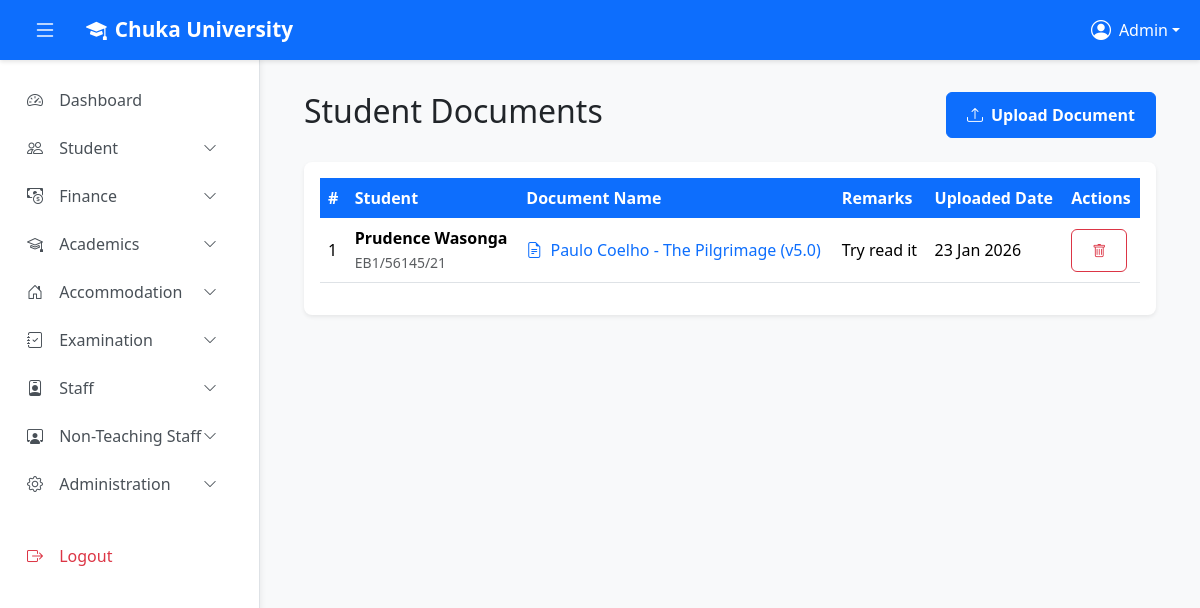
Page /admin/student/documents.php (signed in) on the earlier database version.
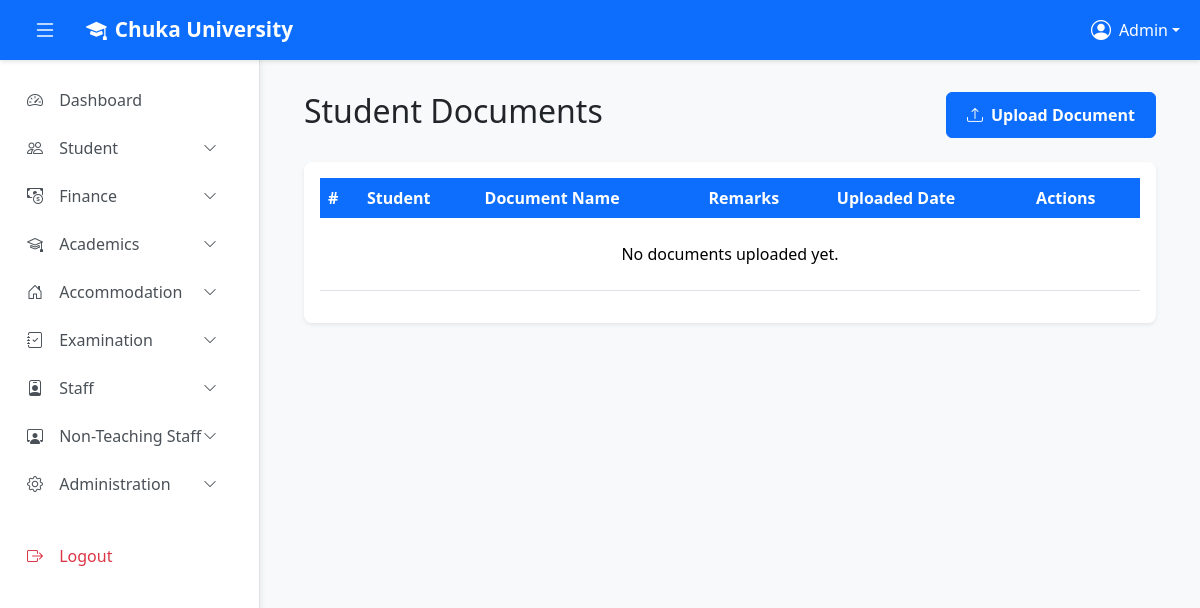
Same page on the later database version.
### tables this page shows
CREATE TABLE `student_documents` (
  `id` int(11) NOT NULL AUTO_INCREMENT,
  `user_id` int(11) NOT NULL,
  `document_name` varchar(255) NOT NULL,
  `file_path` varchar(255) NOT NULL,
  `remarks` text DEFAULT NULL,
  `created_at` timestamp NOT NULL DEFAULT current_timestamp(),
  PRIMARY KEY (`id`),
  CONSTRAINT `student_documents_ibfk_1` FOREIGN KEY (`user_id`) REFERENCES `users` (`id`) ON DELETE CASCADE
);

CREATE TABLE `users` (
  `id` int(11) NOT NULL AUTO_INCREMENT,
  `first_name` varchar(50) NOT NULL DEFAULT '',
  `last_name` varchar(50) NOT NULL DEFAULT '',
  `email` varchar(255) NOT NULL,
  `reg_no` varchar(50) DEFAULT NULL,
  `password` varchar(255) NOT NULL,
  `role` varchar(20) NOT NULL DEFAULT 'user',
  `status` enum('active','inactive') NOT NULL DEFAULT 'active',
  `last_login` timestamp NULL DEFAULT NULL,
  `created_at` timestamp NOT NULL DEFAULT current_timestamp(),
  `fullname` varchar(100) GENERATED ALWAYS AS (concat(`first_name`,' ',`last_name`)) STORED,
  `gender` enum('Male','Female','Other') DEFAULT NULL,
  `dob` date DEFAULT NULL,
  `address` varchar(255) DEFAULT NULL,
  `campus` varchar(50) DEFAULT 'MAIN',
  `programme` varchar(150) DEFAULT NULL,
  `course_id` int(11) DEFAULT NULL,
  `attempted_units` int(11) DEFAULT 0,
  `registered_units` int(11) DEFAULT 0,
  PRIMARY KEY (`id`),
  UNIQUE KEY `email` (`email`),
  UNIQUE KEY `reg_no` (`reg_no`),
  CONSTRAINT `users_ibfk_1` FOREIGN KEY (`course_id`) REFERENCES `courses` (`id`) ON DELETE SET NULL
);

### admin/student/documents.php (the view, shortened to what this page needs)
<?php
include '../../config.php';
$documents = $conn->query("SELECT sd.*, u.first_name, u.last_name, u.reg_no FROM student_documents sd JOIN users u ON sd.user_id = u.id ORDER BY sd.created_at DESC")->fetch_all(MYSQLI_ASSOC);
?>
<!DOCTYPE html>
<html lang="en">
<head>
    <link href="https://cdn.jsdelivr.net/npm/bootstrap@5.3.3/dist/css/bootstrap.min.css" rel="stylesheet">
    <link href="https://cdn.jsdelivr.net/npm/bootstrap-icons@1.11.3/font/bootstrap-icons.css" rel="stylesheet">
    <link href="../assets/main.css" rel="stylesheet">
</head>
<body>
    <?php include_once '../partials/top_navbar.php'; ?>
    <?php include_once '../partials/sidebar.php'; ?>
    <main class="main-content" id="mainContent">
        <div class="container-fluid">
            <div class="d-flex justify-content-between align-items-center mb-4">
                <h2>Student Documents</h2>
                <button class="btn btn-primary" data-bs-toggle="modal" data-bs-target="#uploadModal">
                    <i class="bi bi-upload me-2"></i>Upload Document
                </button>
            </div>
            <div class="card shadow-sm">
                <div class="card-body">
                    <div class="table-responsive">
                        <table class="table table-hover align-middle">
                            <thead class="table-light">
                                <tr>
                                    <th>#</th>
                                    <th>Student</th>
                                    <th>Document Name</th>
                                    <th>Remarks</th>
                                    <th>Uploaded Date</th>
                                    <th>Actions</th>
                                </tr>
                            </thead>
                            <tbody>
                                <?php if (empty($documents)): ?>
                                <tr>
                                    <td colspan="6" class="text-center py-4">No documents uploaded yet.</td>
                                </tr>
                                <?php else: ?>
                                    <?php foreach ($documents as $index => $doc): ?>
                                    <tr>
                                        <td><?php echo $index + 1; ?></td>
                                        <td>
                                            <strong><?php echo htmlspecialchars($doc['first_name'] . ' ' . $doc['last_name']); ?></strong><br>
                                            <small class="text-muted"><?php echo htmlspecialchars($doc['reg_no']); ?></small>
                                        </td>
                                        <td>
                                            <a href="../../<?php echo htmlspecialchars($doc['file_path']); ?>" target="_blank" class="text-decoration-none">
                                                <i class="bi bi-file-earmark-text me-1"></i>
                                                <?php echo htmlspecialchars($doc['document_name']); ?>
                                            </a>
                                        </td>
                                        <td><?php echo htmlspecialchars($doc['remarks'] ?? '-'); ?></td>
                                        <td><?php echo date('d M Y', strtotime($doc['created_at'])); ?></td>
                                        <td>
                                            <a href="?delete=<?php echo $doc['id']; ?>" class="btn btn-sm btn-outline-danger" onclick="return confirm('Are you sure?')">
                                                <i class="bi bi-trash"></i>
                                            </a>
                                        </td>
                                    </tr>
                                    <?php endforeach; ?>
                                <?php endif; ?>
                            </tbody>
                        </table>
                    </div>
                </div>
            </div>
        </div>
    </main>
</body>
</html>

Differences in the rows shown:
removed student_documents: user.last_name "Prudence Wasonga", user.reg_no "EB1/56145/21", document_name "Paulo Coelho - The Pilgrimage (v5.0)", remarks "Try read it", created_at "23 Jan 2026"
Other differences:
text now shown: "No documents uploaded yet."
